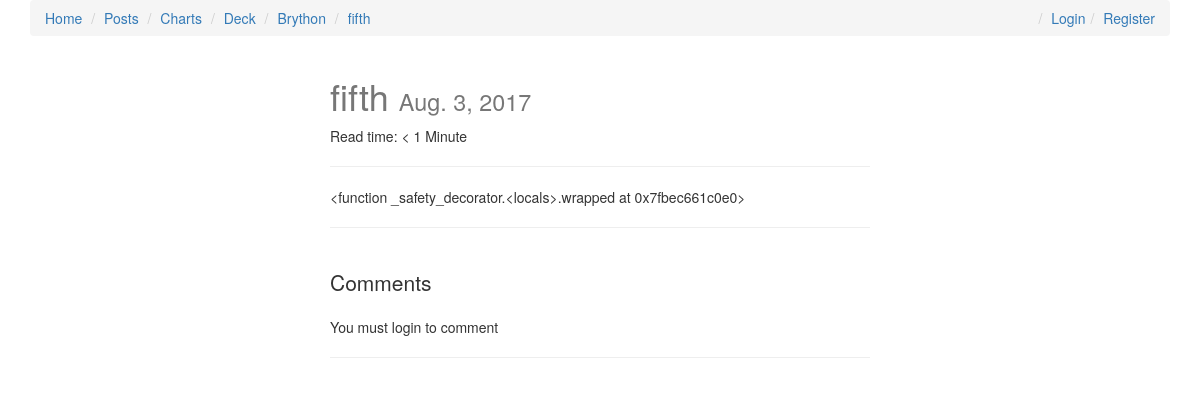
The page /posts/df/ on the database as committed earlier.
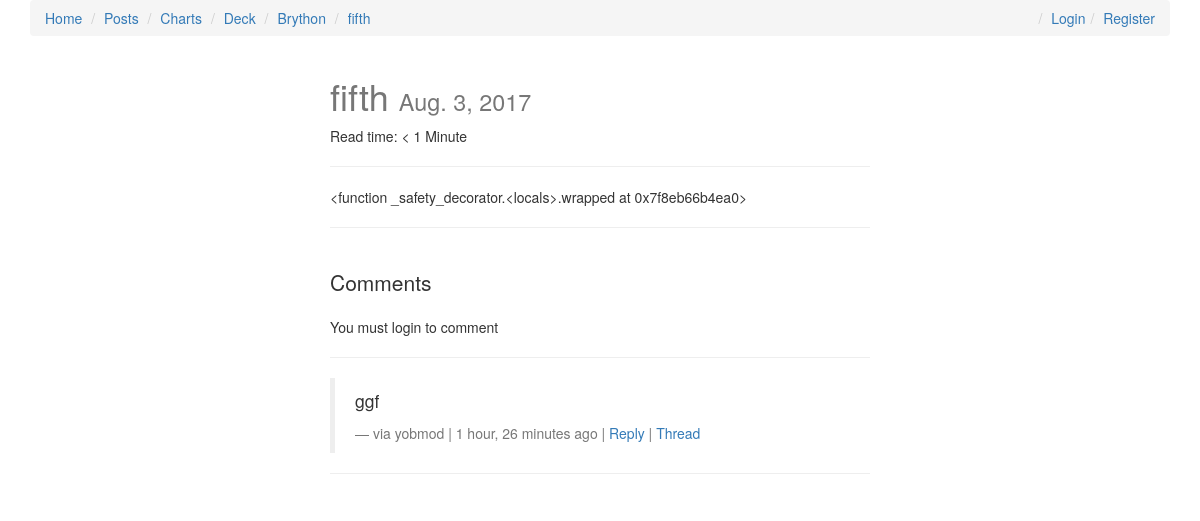
The same page on the database as committed later.
### posts/models.py (models this page shows, shortened)
class Post(models.Model):
    user = models.ForeignKey(settings.AUTH_USER_MODEL, default=1, on_delete=models.CASCADE)
    title = models.CharField(max_length=120)
    slug = models.SlugField(unique=True)
    image = models.ImageField(upload_to=upload_location,
            null=True,
            blank=True,
            width_field="width_field",
            height_field="height_field")
    height_field = models.IntegerField(default=0)
    width_field = models.IntegerField(default=0)
    content = models.TextField()
    draft = models.BooleanField(default=False)
    publish = models.DateField(auto_now=False, auto_now_add=False)
    read_time =  models.IntegerField(default=0) # models.TimeField(null=True, blank=True) #assume minutes
    updated = models.DateTimeField(auto_now=True, auto_now_add=False)
    timestamp = models.DateTimeField(auto_now=False, auto_now_add=True)
    objects = PostManager()
    def get_absolute_url(self):
        return reverse("posts:detail", kwargs={"slug": self.slug})
    class Meta:
        ordering = ["-timestamp", "-updated"]
    def get_markdown(self):
        content = self.content
        markdown_text = markdown(content)
        return mark_safe(markdown_text)
    @property
    def comments(self):
        instance = self
        qs = Comment.objects.filter_by_instance(instance)
        return qs
    @property
    def get_content_type(self):
        instance = self
        content_type = ContentType.objects.get_for_model(instance.__class__)
        return content_type

### comments/models.py (models this page shows, shortened)
class Comment(models.Model):
	user        = models.ForeignKey(settings.AUTH_USER_MODEL, default=1, on_delete=models.CASCADE)
	content_type = models.ForeignKey(ContentType, on_delete=models.CASCADE)
	object_id = models.PositiveIntegerField()
	content_object = GenericForeignKey('content_type', 'object_id')
	parent      = models.ForeignKey("self", null=True, blank=True,on_delete=models.CASCADE)
	content     = models.TextField()
	timestamp   = models.DateTimeField(auto_now_add=True)
	objects = CommentManager()
	class Meta:
		ordering = ['-timestamp']
	def get_absolute_url(self):
		return reverse("comments:thread", kwargs={"id": self.id})
	def children(self): #replies
		return Comment.objects.filter(parent=self)

### posts/views.py (the view, shortened to what this page needs)
# urls.py: url(r'^(?P<slug>[\w-]+)/$', post_detail, name='detail'),
def post_detail(request, slug=None):
	instance = get_object_or_404(Post, slug=slug)
	if instance.publish > timezone.now().date() or instance.draft:
		if not request.user.is_staff or not request.user.is_superuser:
			raise Http404
	share_string = quote_plus(instance.content)
	initial_data = {
			"content_type": instance.get_content_type,
			"object_id": instance.id
	}
	form = CommentForm(request.POST or None, initial=initial_data)
	comments = instance.comments
	context = {
		"title": instance.title,
		"instance": instance,
		"share_string": share_string,
		"comments": comments,
		"comment_form":form,
	}
	return render(request, "post_detail.html", context)

### comments/models.py (called while the page is built)
	def filter_by_instance(self, instance):
		content_type = ContentType.objects.get_for_model(instance.__class__)
		obj_id = instance.id
		qs = super(CommentManager, self).filter(content_type=content_type, object_id= obj_id).filter(parent=None)
		return qs

### posts/templatetags/urlify.py (called while the page is built)
@register.filter
def urlify(value):
    return quote_plus(value)

### templates/post_detail.html (shortened to what this page needs)
{% extends "base/base.html" %}
{% load urlify %}
{% load crispy_forms_tags %}
 {% block post_detail_link %}
  <li><a href='{{ instance.get_absolute_url }}'>{{ instance.title }}</a></li>
  {% endblock %}
{% block content %}
<div class='col-sm-6 col-sm-offset-3'>
<h1>{{ title }} <small>{% if instance.draft %}<span style='color:red;'>Draft</span> {% endif %}{{ instance.publish }}</small></h1>
<p>Read time: {% if instance.read_time <= 1 %} < 1 Minute {% else %}{{ instance.read_time }} minutes {% endif %}</p>
<p><div class="fb-like" data-href="{{ request.build_absolute_uri }}" data-layout="button_count" data-action="like" data-show-faces="true" data-share="true"></div>
<hr/>
</p>
<div class='row'>
<div class='col-sm-12 '>
   <div class='post-detail-item'>{{ instance.get_markdown }}</div>
    <hr/>
    <br/>
    <div>
        <p class='lead'>Comments</p>
        {% if request.user.is_authenticated %}
        <form method="POST" action="."> {% csrf_token %}
            {{ comment_form|crispy }}
            <input type='submit' value='Post comment' class='btn btn-default'>
        </form>
        {% else %}
        <p>You must login to comment </p>
        {% endif %}
        <hr/>
        {% for comment in comments %}
        <blockquote>
          <p>{{ comment.content }}</p>
          <footer>via {{ comment.user }} | {{ comment.timestamp|timesince }} ago |  <a class='comment-reply-btn' href='#'>Reply</a> | <a class='' href='{{ comment.get_absolute_url }}'>Thread</a></footer>
        </blockquote>
        <hr/>
        {% endfor %}
    </div>
</div>
</div>
</div>
{% endblock content %}

Rows that differ between the two databases and show on the page:
computed for Post "fifth": get_markdown "<function _safety_decorator.<locals>.wrapped at 0x7fbec661c0e0>" → "<function _safety_decorator.<locals>.wrapped at 0x7f8eb66b4ea0>"
added Comment: content "ggf", user "yobmod", timestamp "1 hour, 26 minutes"
